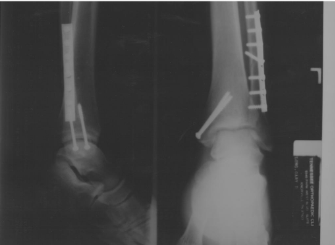
#> input picture OpenCV/Image/leg.png, 335 x 245 px, found by its file name
$ python Translation.py
#> lines starting #> are read from the running program, lines starting #| are printed output that depends on the picture
import numpy as np
import cv2
import matplotlib.pyplot as plt

# Read the image file
image = cv2.imread(r"C:\Users\aryan\OneDrive - st.niituniversity.in\DIP\28-Aug\leg.png")
#> image is the input picture: shape (245, 335, 3); min 42, max 249, mean 71.4

# Create a translation matrix and convert it to the correct data type
translation_matrix = np.array([[1, 0, 2], [0, 1, -1]], dtype=np.float32)

# Apply the translation to the image
translated_image = cv2.warpAffine(image, translation_matrix, (image.shape[1], image.shape[0]))
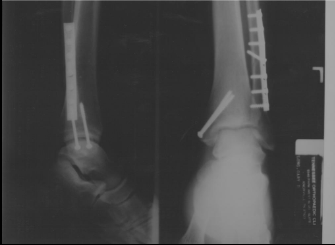
#> translated_image: shape (245, 335, 3); min 0, max 185, mean 69.4

# Save the output image
cv2.imwrite('translated_image.jpg', translated_image)

# Display the original and translated images
plt.subplot(121)
plt.imshow(image)
plt.title('Original Image')
plt.subplot(122)
plt.imshow(translated_image)
plt.title('Translated Image')
plt.show()
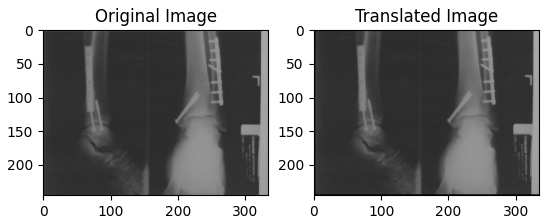
#> figure drawn by matplotlib, 2 panels
